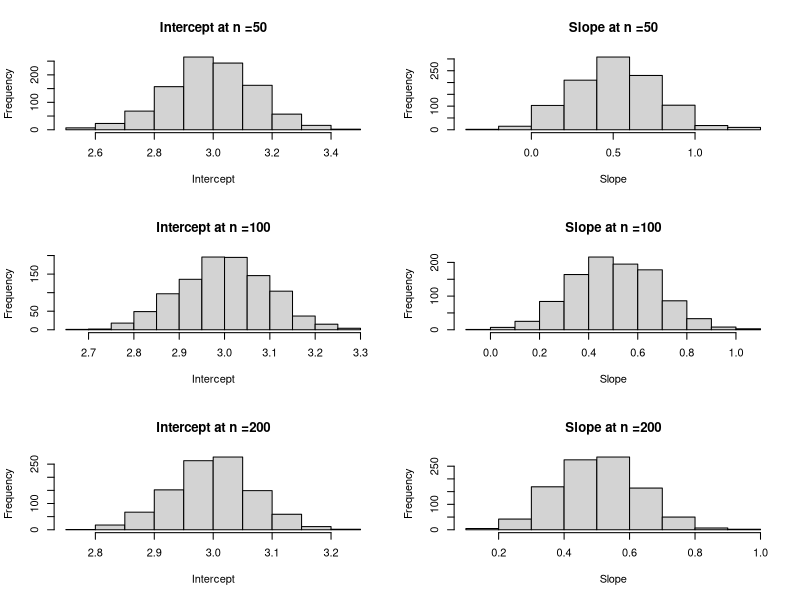
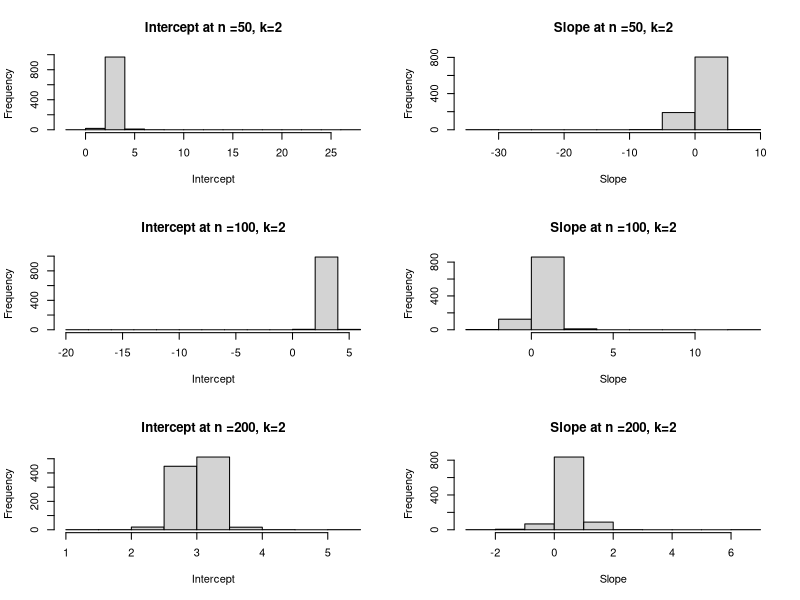
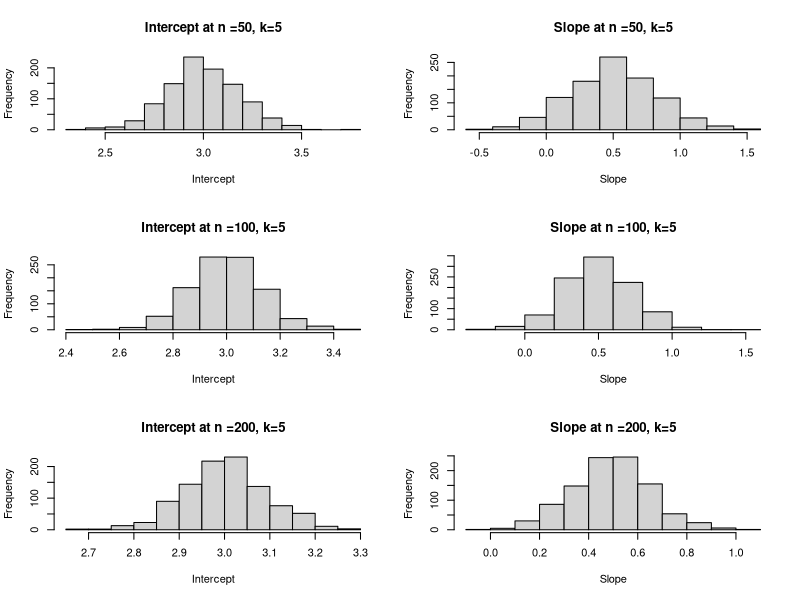
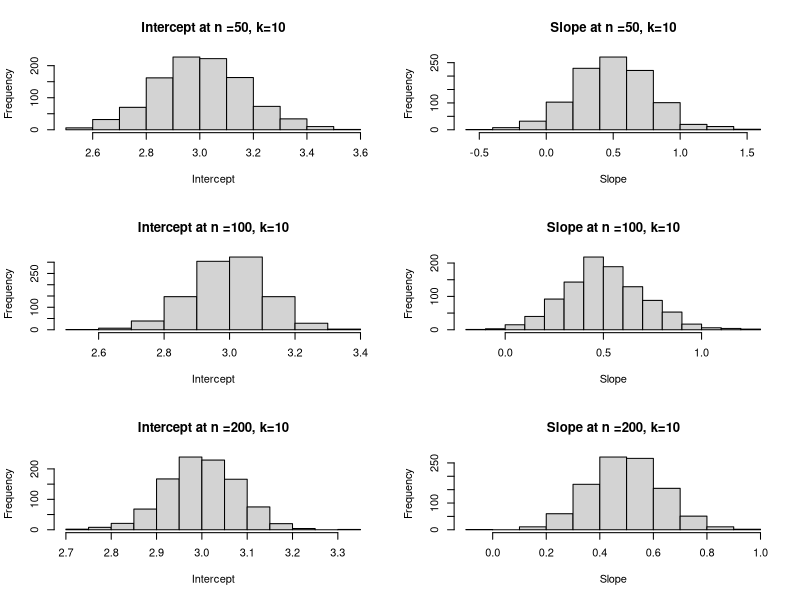
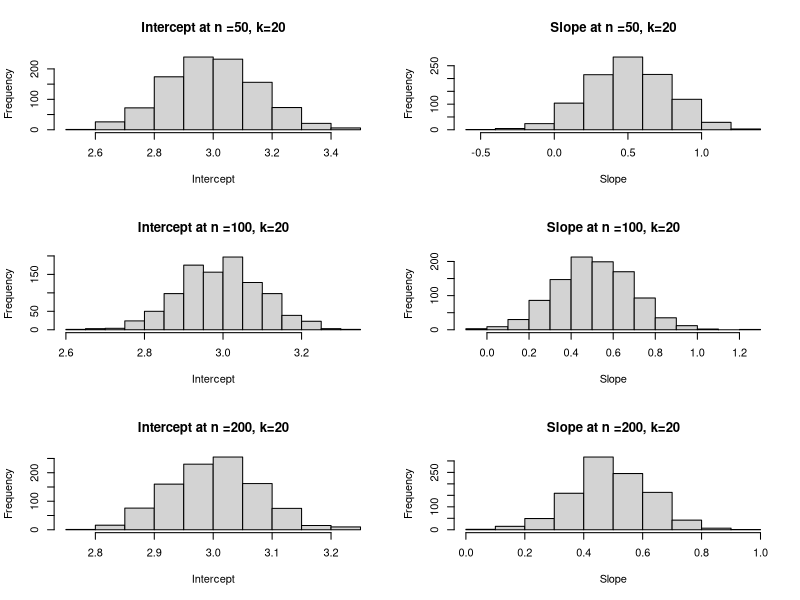

Here is the R script that generated these plots, in order:
N = 1000
ns = c(50,100,200)
ks = c(2,5,10,20)
  
par(mfrow = c(3, 2))
for (n in ns){
  results <- matrix(NA, nrow = N, ncol = 2)
  for (i in 1:N){
    x = runif(n)
    y = 3 + 0.5*x + 0.5*rnorm(n,0,1)
    model = lm(y~x)
    results[i,]=model$coefficients
  }
  hist(results[, 1], main = sprintf("Intercept at n =%s", n), xlab = "Intercept")
  hist(results[, 2], main = sprintf("Slope at n =%s", n), xlab = "Slope")
}


for (k in ks){
  for (n in ns){
    results <- matrix(NA, nrow = N, ncol = 2)
    for (i in 1:N){
      x = runif(n)
      y = 3 + 0.5*x + 0.5 * rt(n, k)
      model = lm(y~x)
      results[i,]=coef(model)
    }
    hist(results[, 1], main = sprintf("Intercept at n =%s, k=%s", n, k), xlab = "Intercept")
    hist(results[, 2], main = sprintf("Slope at n =%s, k=%s", n, k), xlab = "Slope")
  }
}

